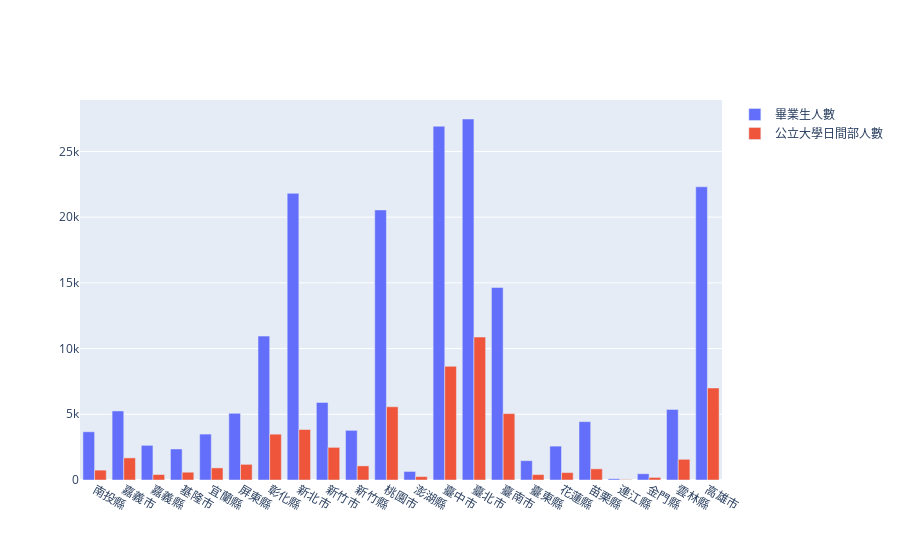

Write notebook code for a chart like this one.
### Code cell
import plotly.graph_objects as go
list1 = frames109['學校所在地別'].tolist()
list2 = frames109['畢業生人數'].tolist()
list3 = frames109['公立大學日間部人數'].tolist()

fig = go.Figure(data=[
    go.Bar(name='畢業生人數', x=list1, y=list2),
    go.Bar(name='公立大學日間部人數', x=list1, y=list3)
])
# Change the bar mode
fig.update_layout(barmode='group')
fig.show()

### Figure 1 — Plotly figure (JSON) as saved in the notebook; plotly's stock layout.template omitted (floating-point values rounded to 4 significant figures)
{"data": [{"name": "畢業生人數", "type": "bar", "x": ["南投縣", "嘉義市", "嘉義縣", "基隆市", "宜蘭縣", "屏東縣", "彰化縣", "新北市", "新竹市", "新竹縣", "桃園市", "澎湖縣", "臺中市", "臺北市", "臺南市", "臺東縣", "花蓮縣", "苗栗縣", "連江縣", "金門縣", "雲林縣", "高雄市"], "y": [3669, 5254, 2637, 2360, 3493, 5073, 10949, 21812, 5904, 3778, 20550, 651, 26919, 27468, 14650, 1470, 2579, 4440, 96, 474, 5373, 22310]}, {"name": "公立大學日間部人數", "type": "bar", "x": ["南投縣", "嘉義市", "嘉義縣", "基隆市", "宜蘭縣", "屏東縣", "彰化縣", "新北市", "新竹市", "新竹縣", "桃園市", "澎湖縣", "臺中市", "臺北市", "臺南市", "臺東縣", "花蓮縣", "苗栗縣", "連江縣", "金門縣", "雲林縣", "高雄市"], "y": [751, 1682, 414, 592, 921, 1191, 3488, 3842, 2483, 1075, 5572, 259, 8650, 10878, 5053, 412, 564, 851, 38, 196, 1575, 7002]}], "layout": {"barmode": "group"}}
